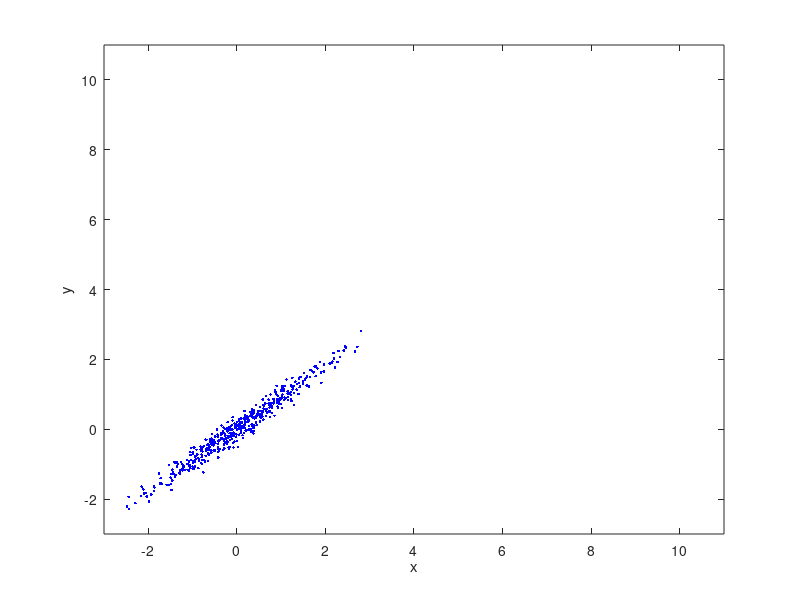

This figure's MATLAB source:
% PARAMETERS
nSim = 500;
x    = 10;
y    = 10;
roe  = 0.9;

% Set the seed.
randn('state', sum(100*clock));

samples = zeros(nSim,2);
sig     = 1 - roe^2;
n       = randn(2,nSim);

% Simulate the samples.
tic;
for i = 1:nSim,
  
  % Calculate the new x using the marginal (blocked move).
  x = n(1,i);
  
  % Calculate the new y using the conditional.
  y = roe*x + n(2,i) * sig;
  samples(i,:) = [x y];
end;

fprintf('Sampling took %0.3f seconds. \n', toc);

% Plot the values.
samples = samples';
plot(samples(1,:), samples(2,:), 'b.');
axis([-3 11 -3 11]);
xlabel('x');
ylabel('y');
